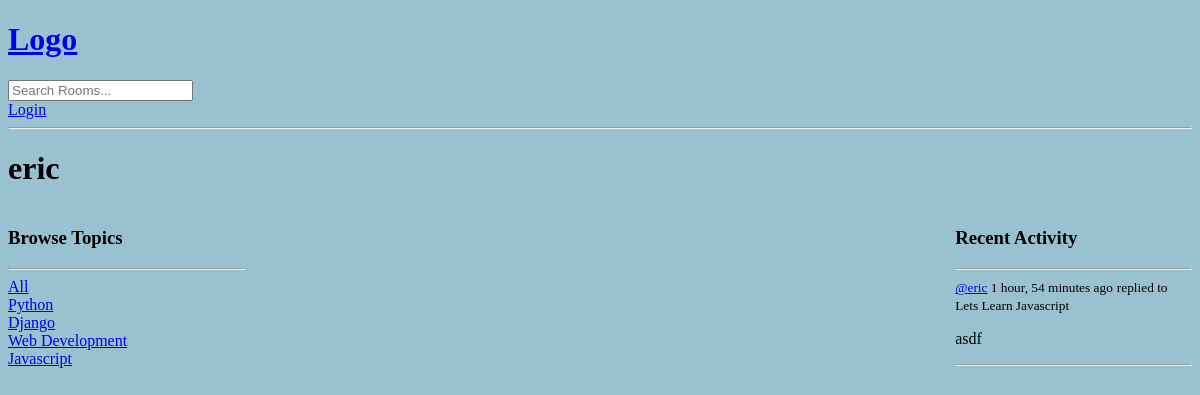
The page /profile/4 on the database as committed earlier.
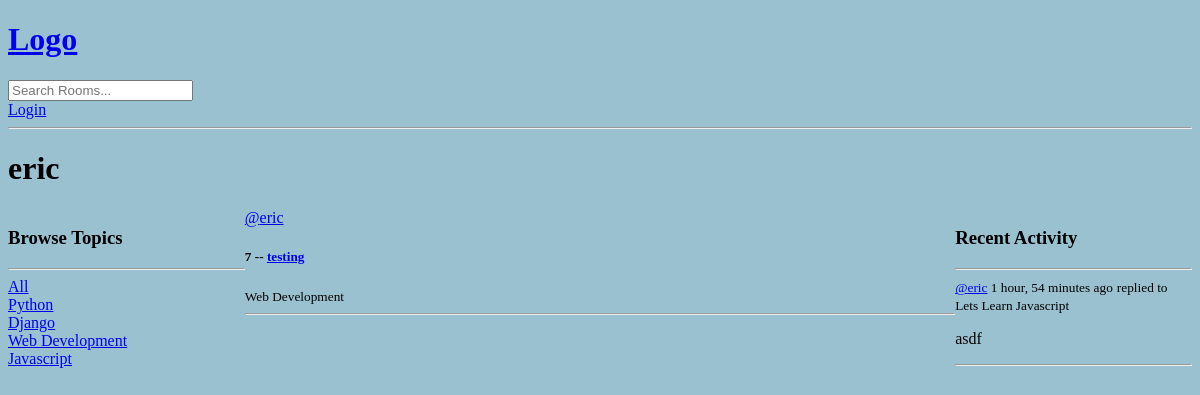
The same page on the database as committed later.
### base/models.py (models this page shows, shortened)
class Topic(models.Model):
    name = models.CharField(max_length=200)

class Message(models.Model):
    user = models.ForeignKey(User, on_delete=models.CASCADE)
    room = models.ForeignKey(Room,  on_delete=models.CASCADE)
    body = models.TextField()
    updated = models.DateTimeField(auto_now=True)
    created = models.DateTimeField(auto_now_add=True)
    class Meta:
        ordering = ['-updated','-created']
    def __str__(self):
            return self.body[0:50]

class Room(models.Model):
    host = models.ForeignKey(User,  on_delete=models.SET_NULL, null=True)
    topic = models.ForeignKey(Topic,  on_delete=models.SET_NULL, null=True)
    name = models.CharField(max_length=200)
    description = models.TextField(null=True, blank=True)
    participants = models.ManyToManyField(User, related_name='participants', blank=True)
    updated = models.DateTimeField(auto_now=True)
    created = models.DateTimeField(auto_now_add=True)
    class Meta:
        ordering = ['-updated','-created']
    def __str__(self):
        return self.name

### base/views.py (the view)
# urls.py: path('profile/<str:pk>', views.userProfile, name='user-profile'),
def userProfile(request, pk):
    user = User.objects.get(id=pk)
    rooms = user.room_set.all()
    room_messages = user.message_set.all()
    topics = Topic.objects.all()
    context = {'user':user, 'rooms':rooms,
               'room_messages':room_messages, 'topics':topics}
    return render(request, 'base/profile.html', context)

### base/templates/base/profile.html (shortened to what this page needs)
{% extends 'main.html' %} {% block content %}
<h1>{{user.username}}</h1>
<div class="profile-container">
  <div>
    {% include 'base/topics_component.html' %}
  </div>
  <div>
    {%include 'base/feed_component.html'%}
</div>
  <div>
    {% include 'base/activity_component.html' %}
  </div>
</div>
{% endblock content%}

### base/templates/base/topics_component.html
<h3>Browse Topics</h3>
<hr />
<div>
  <a href="{% url 'home' %}">All</a>
</div>
{% for topic in topics %}
<div>
  <a href="{% url 'home' %}?q={{topic.name}}">{{topic.name}}</a>
</div>
{% endfor %}

### base/templates/base/feed_component.html (shortened to what this page needs)
<div>
    {% for room in rooms %}
    <div>
      <a href="{% url 'user-profile' room.host.id %}">@{{room.host.username}}</a>
      <h5>
        {{room.id}} -- <a href="{% url 'room' room.id %}"> {{room.name}}</a>
      </h5>
      <small>{{room.topic.name}}</small>
      <hr />
    </div>
    {% endfor %}
  </div>

### base/templates/base/activity_component.html (shortened to what this page needs)
<h3>Recent Activity</h3>
<hr />
{% for message in room_messages %}
<div>
  <small><a href="{% url 'user-profile' message.user.id %}">@{{message.user.username}}</a> {{message.created|timesince}} ago</small>
  <small>replied to {{message.room}}</small>
  <p>{{message}}</p>
  <hr />
  {% endfor %}
</div>

Rows that differ between the two databases and show on the page:
added Room: host.username "eric", id "7", name "testing", topic.name "Web Development"
